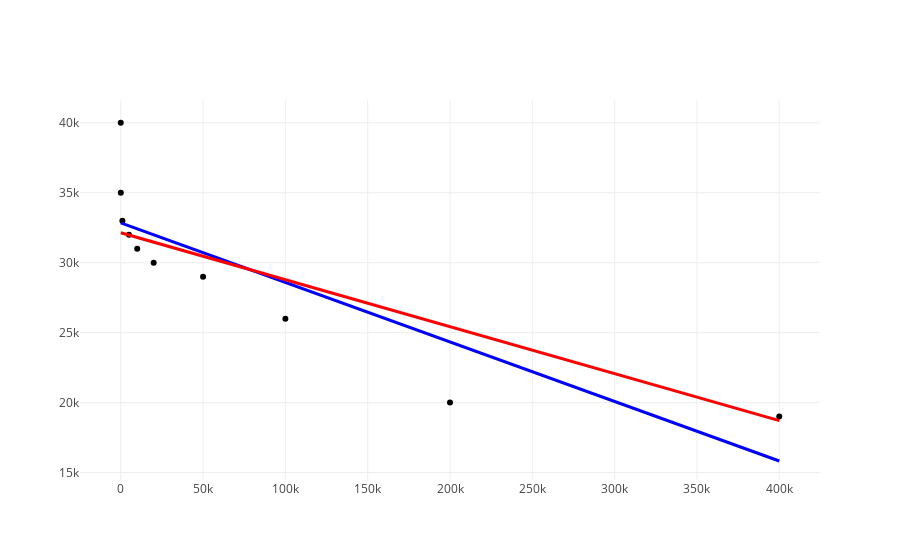

The cell this chart's notebook holds for it:
### Markdown cell above
Iscrtajmo pravu koju smo upravo pronašli First Choice Hill Climbing metodom.

### Code cell
fchc_linear_regression_line = go.Scatter(x=car_mileages, 
                                         y=calculate_line_height(x=car_mileages, k=m_1, n=m_0),
                                         mode='lines',
                                         line=dict(color='red', width=3))

figure = go.Figure(data=[plot_data,
                         linear_regression_line,
                         fchc_linear_regression_line],
                   layout=layout)

ply.iplot(figure)

### Figure 1 — Plotly figure (JSON) as saved in the notebook; plotly's stock layout.template omitted (floating-point values rounded to 4 significant figures)
{"data": [{"marker": {"color": "black"}, "mode": "markers", "type": "scatter", "uid": "4263c713-8c68-4fac-9c89-0d8827a449ee", "x": [10000, 400000, 5000, 0, 1000, 100000, 50000, 50, 20000, 200000], "y": [31000, 19000, 32000, 40000, 33000, 26000, 29000, 35000, 30000, 20000]}, {"line": {"color": "blue", "width": 3}, "mode": "lines", "type": "scatter", "uid": "6479b00d-daaa-4980-ae4f-74b849057b1c", "x": [10000, 400000, 5000, 0, 1000, 100000, 50000, 50, 20000, 200000], "y": [32420.0, 15830.0, 32630.0, 32840.0, 32800.0, 28590.0, 30720.0, 32840.0, 31990.0, 24340.0]}, {"line": {"color": "red", "width": 3}, "mode": "lines", "type": "scatter", "uid": "a2f35616-ad27-48e1-855d-667c51c149d9", "x": [10000, 400000, 5000, 0, 1000, 100000, 50000, 50, 20000, 200000], "y": [31800.0, 18720.0, 31970.0, 32140.0, 32100.0, 28780.0, 30460.0, 32140.0, 31470.0, 25430.0]}], "layout": {"hovermode": "closest", "showlegend": false, "xaxis": {"showticklabels": true, "ticks": "", "zeroline": false}, "yaxis": {"showticklabels": true, "ticks": "", "zeroline": false}}}
